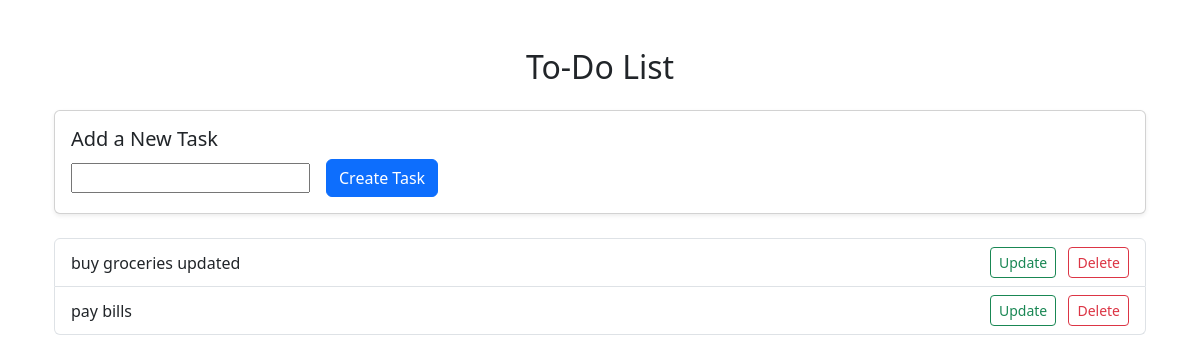
Before: / with the older database file.
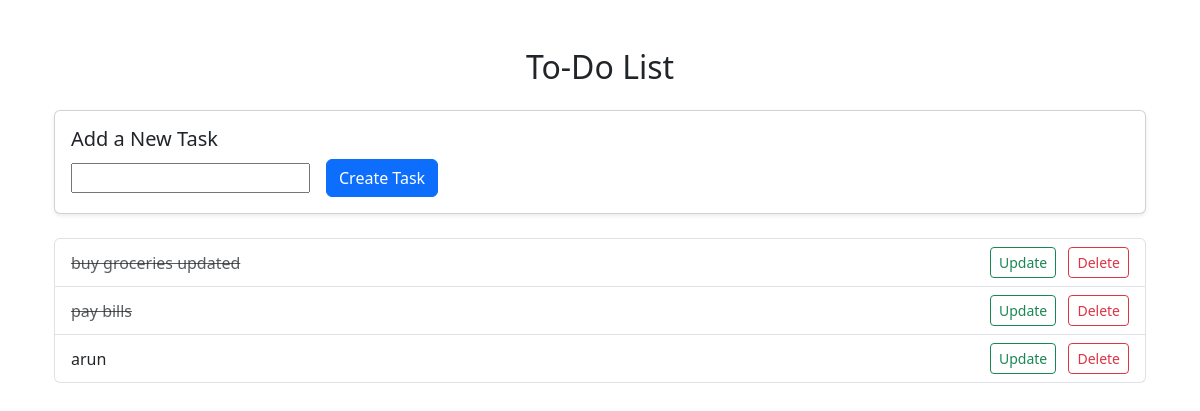
After: the same page with the newer database file.
### tasks/models.py (models this page shows)
class Task(models.Model):
    title=models.CharField(max_length=200)
    complete =models.BooleanField(default=False)
    created=models.DateTimeField(auto_now_add=True)
    def __str__(self):
        return self.title

### tasks/views.py (the view)
# urls.py: path('',views.index,name="list"),
def index(request):
    tasks=Task.objects.all()
    form = TaskForm()
    if request.method == 'POST':
        form=TaskForm(request.POST)
        if form.is_valid():
            form.save()
        return redirect('/')
    context={'tasks':tasks,'form':form}
    return render(request,'tasks/list.html',context)

### tasks/forms.py
class TaskForm(forms.ModelForm):
    class Meta:
        model=Task
        fields='__all__'

### tasks/templates/tasks/list.html (shortened to what this page needs)
{% extends 'partials/base.html' %}
{% block content %}
<div class="container mt-5">
    <h2 class="text-center mb-4"> To-Do List</h2>
    <div class="card shadow-sm mb-4">
        <div class="card-body">
            <h5 class="card-title">Add a New Task</h5>
            <form method="POST" action="/" class="d-flex gap-3 align-items-center">
                {{ form.title }}
                <button type="submit" class="btn btn-primary">Create Task</button>
            </form>
        </div>
    </div>
    {% if tasks %}
        <div class="list-group">
            {% for task in tasks %}
                <div class="list-group-item d-flex justify-content-between align-items-center">
                    <div>
                        {% if task.complete %}
                            <strike class="text-muted">{{ task }}</strike>
                        {% else %}
                            <span>{{ task }}</span>
                        {% endif %}
                    </div>
                    <div>
                        <a href="{% url 'update_task' task.id %}" class="btn btn-sm btn-outline-success me-2">Update</a>
                        <a href="{% url 'delete' task.id %}" class="btn btn-sm btn-outline-danger">Delete</a>
                    </div>
                </div>
            {% endfor %}
        </div>
    {% else %}
        <p class="text-muted text-center">No tasks yet. Add your first one above!</p>
    {% endif %}
</div>
{% endblock %}

### tasks/templates/partials/base.html (shortened to what this page needs)
<!DOCTYPE html>
<html lang="en">
<head>
    <link href="https://cdn.jsdelivr.net/npm/bootstrap@5.3.0/dist/css/bootstrap.min.css" rel="stylesheet">
</head>
<body>
    <div class="container">
        {% block content %}
        {% endblock %}
    </div>
</body>
</html>

Changed rows visible on the page:
changed Task "buy groceries updated": complete False → True (drawn)
changed Task "pay bills": complete False → True (drawn)
added Task: title "arun"
